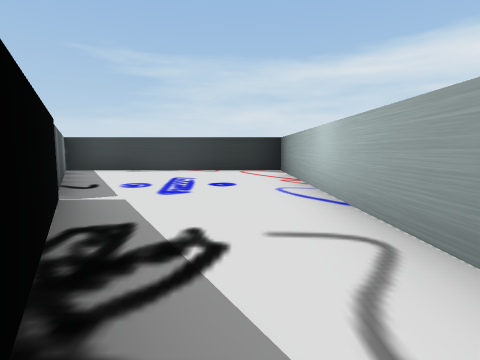
[1] (above)

16 first-person views from a walk through a 3-D level made in the Unity game engine. The camera is 0.62 m above the floor, tilts 6° down and sees 80° across. The floor is counted in squares, 1 m on a side. Each view is taken from the middle of a square. On the plan, view 1 faces up. The plan holds only what a view shows up to about 9 squares ahead; the rest is blank. The place goes on beyond the plan.

[2]
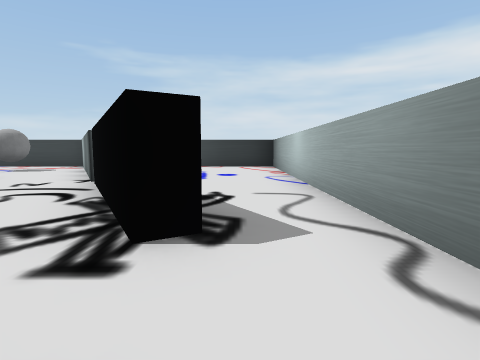

[3]
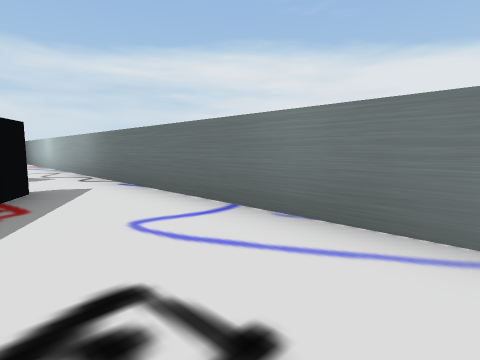

[4]
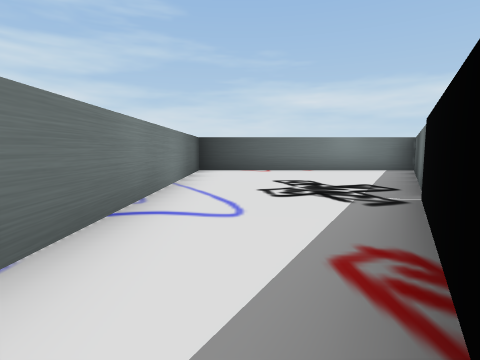

[5]
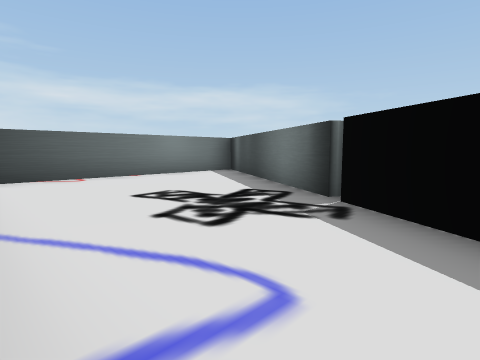

[6]
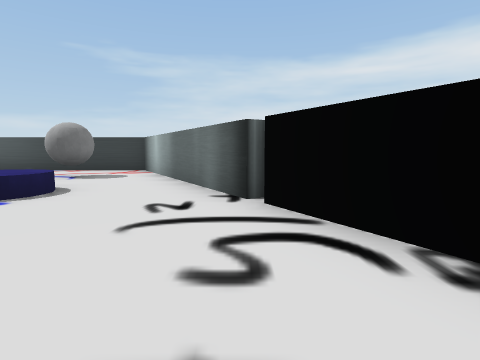

[7]
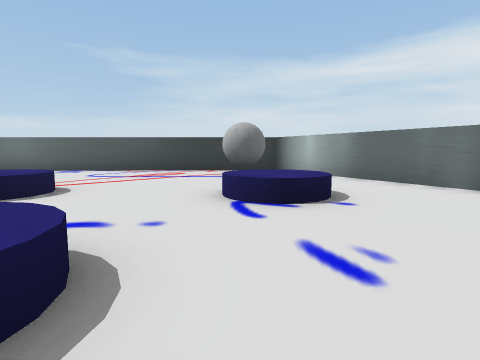

[8]
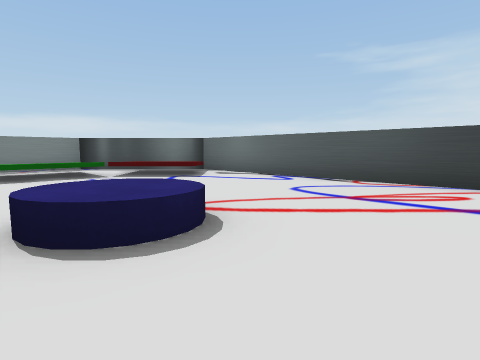

[9]
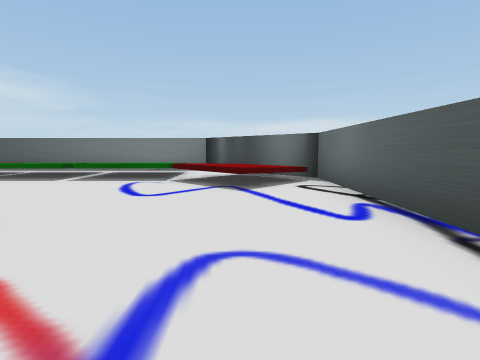

[10]
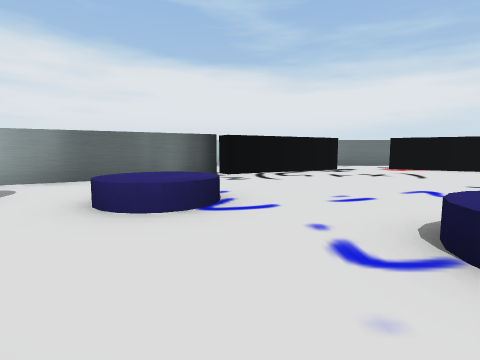

[11]
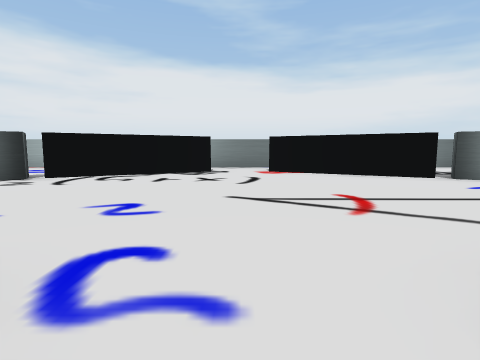

[12]
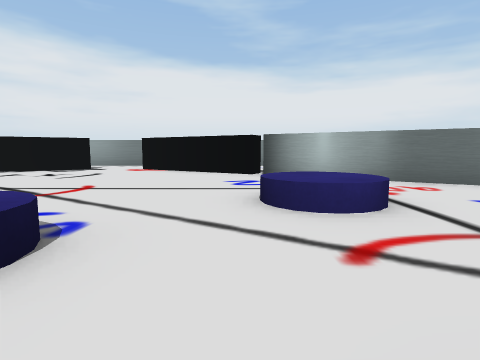

[13]
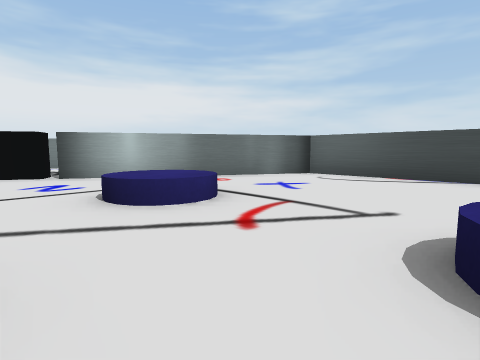

[14]
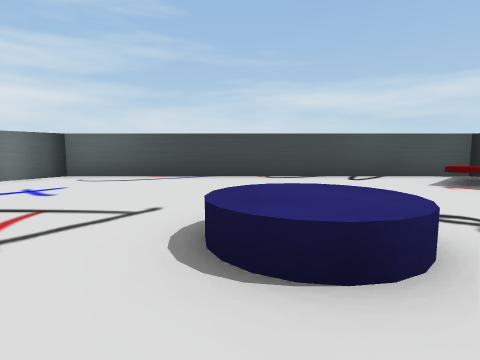

[15]
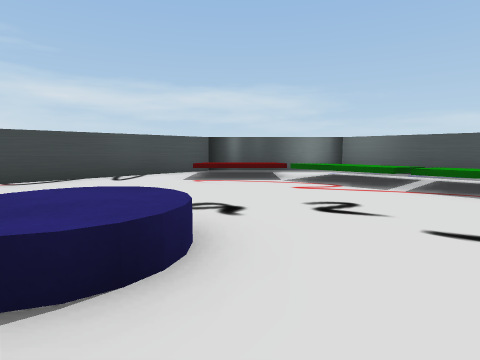

[16]
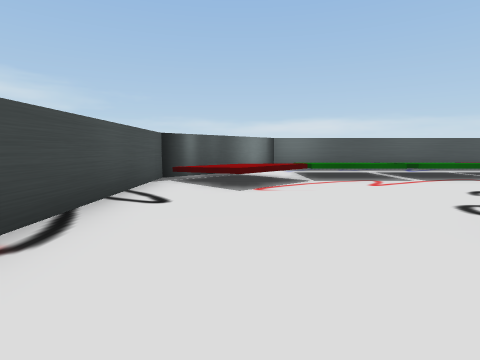

### Floor plan
Key: @ floor where view 1 was taken; # wall or solid block; . floor; ^ raised ledge; B ball; L blue disc.
Columns run from 17 left of view 1 to 2 right of it. Each row starts with its distance up from view 1.
  9  ###################
  8 ##^.........#......#
  7 #^^^......B.#......#
  6  .^.......B.##.....#
  5 ^^^..........##....#
  4 ^^^...LL..LL..#....#
  3 ^^^...L...L...##...#
  2 ^^^     .......#...#
  1 ^       LL.....##..#
  0 ^       L.......#@.#
 -1         ...........#
 -2 ^        .......#..#
 -3 ^       LL.....##..#
 -4 ^^^.....L......#...#
 -5 ^^^...........##...#
 -6 ^^^...LL..LL..#....#
 -7 ^^^...L...L. ##....#
 -8  .^.........##.....#
 -9 #^^^........#......#
-10 ##^.........#......#
-11  ###################

Where each view was taken, in squares from view 1:
view 1: 0 up, 0 right, facing up
view 2: 2 down, 0 right, facing up
view 3: 7 down, 1 left, facing up-right
view 4: 2 down, 0 right, facing down
view 5: 4 down, 1 right, facing down-left
view 6: 0 up, 3 left, facing up
view 7: 0 up, 7 left, facing up
view 8: 3 up, 8 left, facing up-left
view 9: 7 up, 9 left, facing left
view 10: 3 up, 10 left, facing right
view 11: 1 down, 9 left, facing right
view 12: 5 down, 10 left, facing right
view 13: 4 down, 10 left, facing down-right
view 14: 4 down, 10 left, facing down
view 15: 4 down, 10 left, facing down-left
view 16: 9 down, 9 left, facing left
